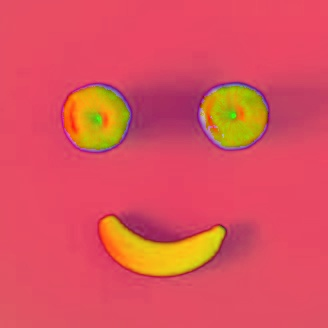
#> input picture 2-Semester-Computer-Vision/Intro_for_Computer_vision.py/fruits_hsv.jpg, 328 x 328 px, found by its file name
$ python Correlate_vertical_sobel_kernel.py
#> lines starting #> are read from the running program, lines starting #| are printed output that depends on the picture
import cv2
import numpy as np
import matplotlib.pyplot as plt

# Load the image
image = cv2.imread(r"C:\Program Files (x86)\2 Semester python work\2-Semester-Computer-Vision\Intro_for_Computer_vision.py\fruits_hsv.jpg", cv2.IMREAD_GRAYSCALE)
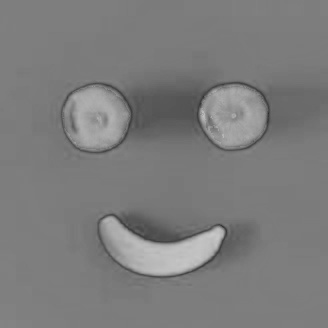
#> image: shape (328, 328); min 44, max 201, mean 124.2

# Define the Vertical Sobel Kernel
sobel_x = np.array([[+1, +2, 1],
                    [0, 0, 0],
                    [-1, -2, -1]], dtype=np.float32)

# Apply the kernel
sobel_x_image = cv2.filter2D(image, -1, sobel_x)
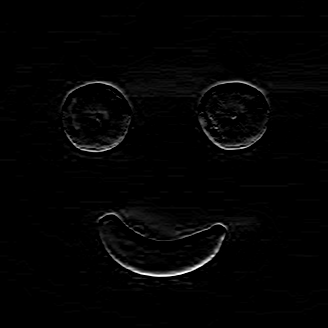
#> sobel_x_image: shape (328, 328); min 0, max 255, mean 3.7


plt.figure(figsize=(10,5))

plt.subplot(1,2,1)
plt.imshow(image, cmap="gray")
plt.title("Original Image")
plt.axis("off")

plt.subplot(1,2,2)
plt.imshow(sobel_x_image, cmap="gray")
plt.title("Vertical Sobel Edges")
plt.axis("off")

plt.show()
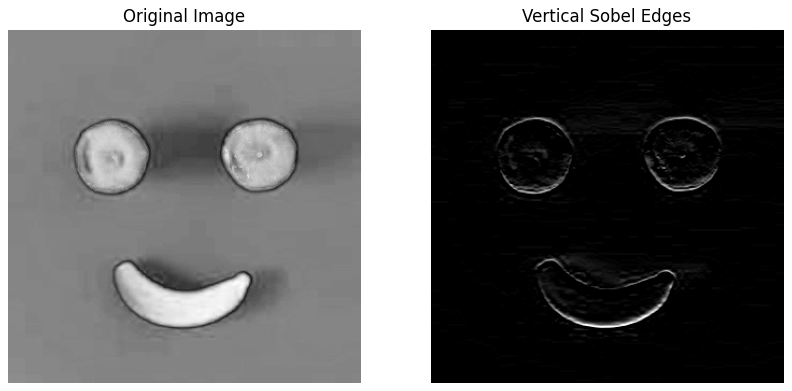
#> figure drawn by matplotlib, 2 panels
